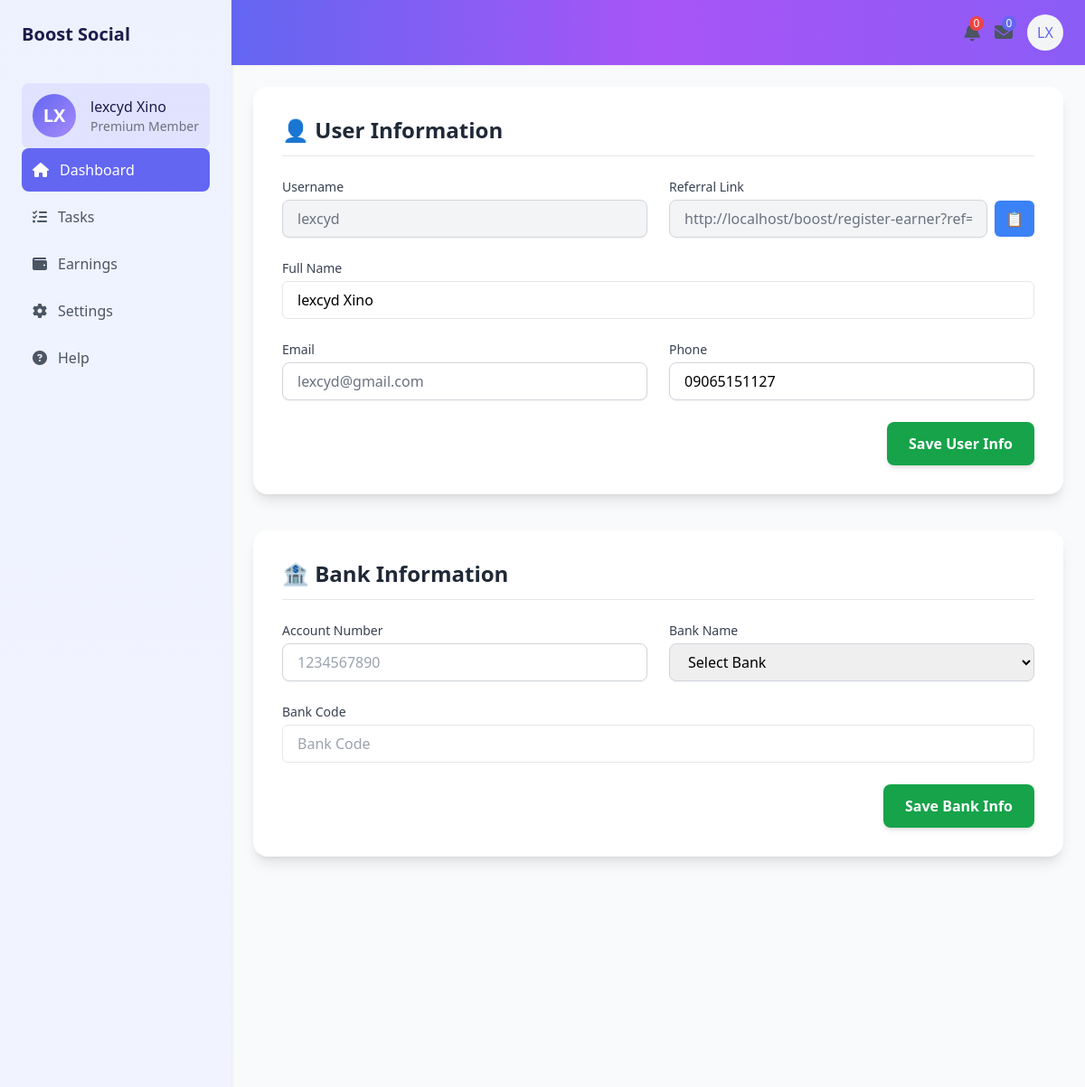
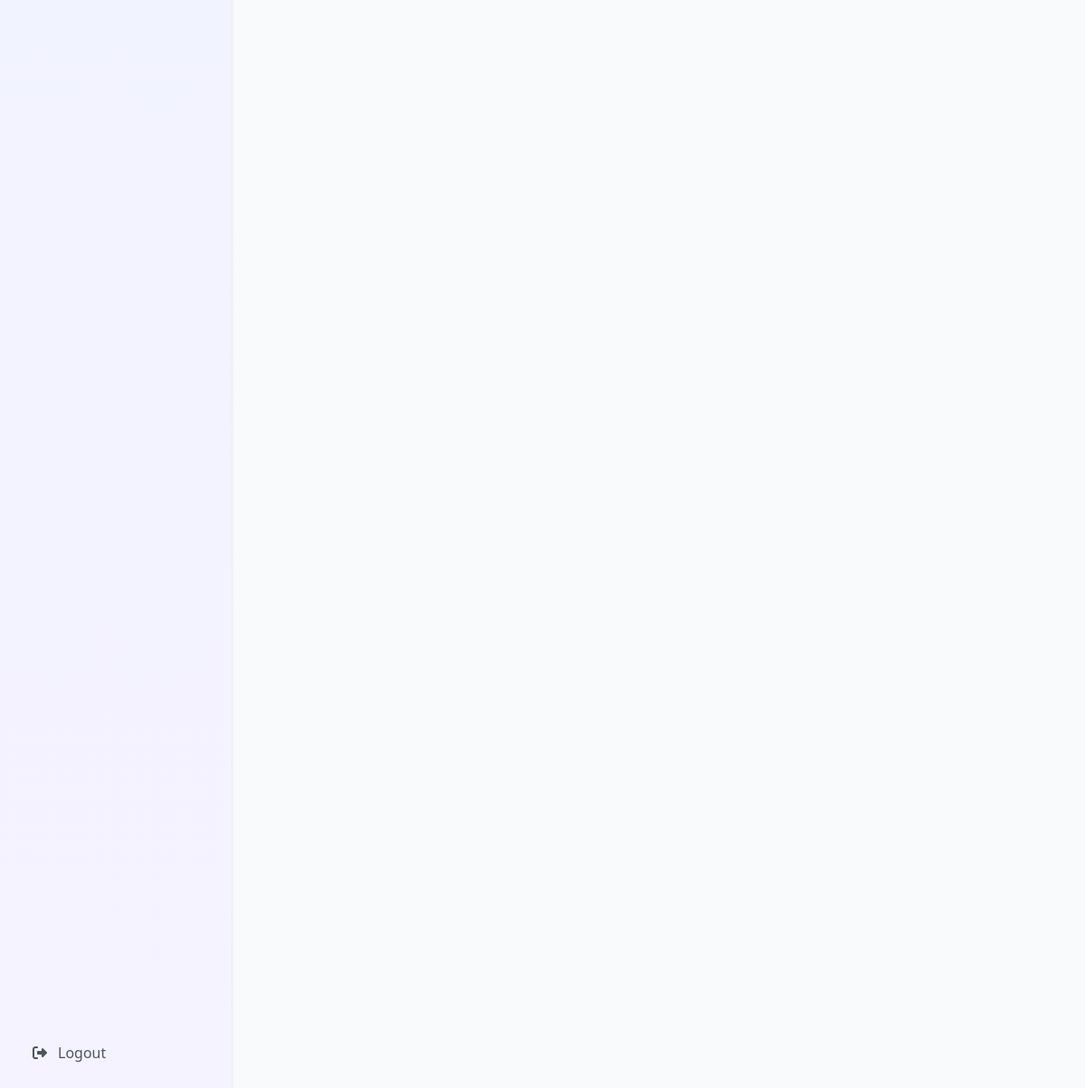
The app's page /earner-settings.php (signed in) with its own data (2 pictures, top to bottom).
### tables this page shows
CREATE TABLE IF NOT EXISTS `user` (
  `id` int NOT NULL AUTO_INCREMENT,
  `fullName` varchar(45) NOT NULL,
  `pass` varchar(35) NOT NULL,
  `userType` varchar(15) NOT NULL,
  `profilePicture` varchar(50) NOT NULL,
  `userName` varchar(15) NOT NULL,
  `email` varchar(50) NOT NULL,
  `phone` varchar(18) NOT NULL,
  `otp` int NOT NULL,
  `verifiedStatus` tinyint(1) NOT NULL DEFAULT '0',
  `resetToken` varchar(255) NOT NULL,
  PRIMARY KEY (`id`)
);

### method.php (called while the page is built, shortened)
<?php
function getInitials($string) {
    $words = explode(' ', trim($string));
    $initials = '';
    foreach ($words as $word) {
        if (!empty($word)) {
            $initials .= strtoupper($word[0]);
        }
    }
    return $initials;
}
?>

### earner-settings.php (the view, shortened to what this page needs)
<?php
    include_once 'method.php';
    $sqlUser = 'SELECT * FROM user  WHERE id = :id LIMIT 1';
    $stmtUser = $pdo->prepare($sqlUser);
    $stmtUser->execute(['id' => $_SESSION['id']]);
    $rowUser = $stmtUser->fetch();
    $sqlwallet = 'SELECT * FROM earnerwallet  WHERE userId = :id LIMIT 1';
    $stmtWallet = $pdo->prepare($sqlwallet);
    $stmtWallet->execute(['id' => $_SESSION['id']]);
    $rowWallet = $stmtWallet->fetch();
?>
<!DOCTYPE html>
<html lang="en">
<head>
    <script src="https://cdn.tailwindcss.com"></script>
    <link rel="stylesheet" href="https://cdnjs.cloudflare.com/ajax/libs/font-awesome/6.4.0/css/all.min.css">
</head>
<body class="bg-gray-50">
    <div class="flex min-h-screen">
        <div class="sidebar w-64 bg-gradient-to-b from-indigo-50 to-violet-50 shadow-md">
            <div class="p-6">
                <div style="float:right;">
                    <div class="flex items-center justify-between ml-auto">
                        <h1 class="text-xl font-bold text-dark">Boost Social</h1>
                    </div>
                    <div class="mt-10">
                        <div class="flex items-center space-x-4 p-3 bg-primary/10 rounded-lg ml-auto">
                            <div class="w-12 h-12 rounded-full gradient-bg flex items-center justify-center text-white">
                                <span
                                    class="text-xl font-semibold"><?php echo getInitials($rowUser -> fullName) ?></span>
                            </div>
                            <div>
                                <p class="font-medium text-dark"><?php echo $rowUser -> fullName ?></p>
                                <p class="text-sm text-gray-500">Premium Member</p>
                            </div>
                        </div>
                    </div>
                </div>
                <nav class="mt-10">
                    <div class="space-y-1">
                        <a href="earner" class="flex items-center space-x-3 p-3 rounded-lg bg-primary text-white">
                            <i class="fas fa-home"></i>
                            <span>Dashboard</span>
                        </a>
                        <a href="task"
                            class="flex items-center space-x-3 p-3 rounded-lg text-gray-600 hover:bg-primary/10 hover:text-primary">
                            <i class="fas fa-tasks"></i>
                            <span>Tasks</span>
                        </a>
                        <a href="earnings"
                            class="flex items-center space-x-3 p-3 rounded-lg text-gray-600 hover:bg-primary/10 hover:text-primary">
                            <i class="fas fa-wallet"></i>
                            <span>Earnings</span>
                        </a>
                        <a href="earner-settings"
                            class="flex items-center space-x-3 p-3 rounded-lg text-gray-600 hover:bg-primary/10 hover:text-primary">
                            <i class="fas fa-cog"></i>
                            <span>Settings</span>
                        </a>
                        <a href="help"
                            class="flex items-center space-x-3 p-3 rounded-lg text-gray-600 hover:bg-primary/10 hover:text-primary">
                            <i class="fas fa-question-circle"></i>
                            <span>Help</span>
                        </a>
                    </div>
                </nav>
            </div>
            <div class="absolute bottom-0 left-0 right-0 p-6">
                <button
                    class="w-full flex items-center space-x-3 p-3 rounded-lg text-gray-600 hover:bg-primary/10 hover:text-primary"
                    onclick="window.location.href='logout';">
                    <i class="fas fa-sign-out-alt"></i>
                    <span>Logout</span>
                </button>
            </div>
        </div>
        <div class="flex-1">
            <header class="bg-gradient-to-r from-indigo-500 via-purple-500 to-violet-500 shadow-sm">
                <div class="px-6 py-4 flex items-center justify-between">
                    <div class="flex items-center space-x-4 ml-auto">
                        <div class="relative">
                            <button class="text-gray-600 hover:text-primary">
                                <i class="fas fa-bell text-xl"></i>
                                <span
                                    class="absolute -top-1 -right-1 w-4 h-4 flex items-center justify-center bg-red-500 text-white text-xs rounded-full">0</span>
                            </button>
                        </div>
                        <div class="relative">
                            <button class="text-gray-600 hover:text-primary">
                                <i class="fas fa-envelope text-xl"></i>
                                <span
                                    class="absolute -top-1 -right-1 w-4 h-4 flex items-center justify-center bg-primary text-white text-xs rounded-full">0</span>
                            </button>
                        </div>
                        <button
                            class="w-10 h-10 rounded-full bg-gray-100 text-primary flex items-center justify-center">
                            <?php echo getInitials($rowUser -> fullName) ?>
                        </button>
                    </div>
                </div>
            </header>
            <main class="p-6">
                <div class="max-w-5xl mx-auto space-y-10">
                    <form class="bg-white shadow-lg rounded-2xl p-8" method="POST">
                        <h2 class="text-xl md:text-2xl font-semibold text-gray-800 mb-6 border-b pb-3">👤 User
                            Information</h2>
                        <div class="grid grid-cols-1 md:grid-cols-2 gap-6">
                            <div>
                                <label class="block text-sm font-medium text-gray-700 mb-1">Username</label>
                                <input type="text" readonly value="<?php echo $rowUser -> userName ?>"
                                    class="w-full rounded-lg border border-gray-300 bg-gray-100 text-gray-500 px-4 py-2 shadow-sm" />
                            </div>
                            <div x-data="{
        referral: 'http://localhost/boost/register-earner?ref=<?php echo $rowUser->userName ?>',
        copied: false
    }">
                                <label class="block text-sm font-medium text-gray-700 mb-1">Referral Link</label>
                                <div class="flex items-center space-x-2">
                                    <input type="text" readonly :value="referral"
                                        class="w-full rounded-lg border border-gray-300 bg-gray-100 text-gray-500 px-4 py-2 shadow-sm" />
                                    <button type="button" @click="
                navigator.clipboard.writeText(referral);
                copied = true;
                setTimeout(() => copied = false, 3000);
            " class="bg-blue-500 hover:bg-blue-600 text-white px-3 py-2 rounded-md">
                                        📋
                                    </button>
                                </div>
                            </div>
                            <div class="md:col-span-2">
                                <label class="block text-gray-700 text-sm mb-1">Full Name</label>
                                <input type="text" placeholder="full name" name="fullName"
                                    value="<?php echo $rowUser -> fullName ?>"
                                    class="w-full px-4 py-2 border rounded-md focus:outline-none focus:ring focus:ring-blue-300" />
                            </div>
                            <div>
                                <label class="block text-sm font-medium text-gray-700 mb-1">Email</label>
                                <input type="email" name="email" value="<?php echo $rowUser -> email ?>"
                                    class="w-full rounded-lg border border-gray-300  text-gray-500 px-4 py-2 shadow-sm focus:outline-none focus:ring-2 focus:ring-blue-500" />
                            </div>
                            <div>
                                <label class="block text-sm font-medium text-gray-700 mb-1">Phone</label>
                                <input type="tel" placeholder="+1 555-123-4567" name="phone"
                                    value="<?php echo $rowUser -> phone ?>"
                                    class="w-full rounded-lg border border-gray-300 px-4 py-2 shadow-sm focus:outline-none focus:ring-2 focus:ring-blue-500" />
                            </div>
                        </div>
                        <div class="mt-6 text-right">
                            <button type="submit" name="submit"
                                class="bg-green-600 hover:bg-green-700 text-white font-semibold px-6 py-3 rounded-lg shadow-md">
                                Save User Info
                            </button>
                        </div>
                    </form>
                    <form class="bg-white shadow-lg rounded-2xl p-8" method="POST">
                        <h2 class="text-xl md:text-2xl font-semibold text-gray-800 mb-6 border-b pb-3">🏦 Bank
                            Information</h2>
                        <div style="position:relative; z-index:600" class="grid grid-cols-1 md:grid-cols-2 gap-6">
                            <div>
                                <label class="block text-sm font-medium text-gray-700 mb-1">Account Number</label>
                                <input type="text" placeholder="1234567890" name="accountNumber"
                                    value="<?php echo $rowWallet -> accountNumber ?>"
                                    class="w-full rounded-lg border border-gray-300 px-4 py-2 shadow-sm focus:outline-none focus:ring-2 focus:ring-blue-500" />
                            </div>
                            <div>
                                <label class="block text-sm font-medium text-gray-700 mb-1">Bank Name</label>
                                <?php
                                    $bankName = !empty($rowWallet -> bankName) ? $rowWallet -> bankName : '';
                                ?>
                                <select name="bankName"
                                    class="w-full rounded-lg border border-gray-300 px-4 py-2 shadow-sm focus:outline-none focus:ring-2 focus:ring-blue-500">
                                    <option disabled <?= $bankName == '' ? 'selected' : '' ?>>Select Bank</option>
                                </select>
                            </div>
                        </div>
                        <div class="md:col-span-2 mt-6">
                            <label class="block text-gray-700 text-sm mb-1">Bank Code</label>
                            <input type="text" placeholder="Bank Code" name="bankCode"
                                value="<?php echo $rowWallet -> bankCode ?>"
                                class="w-full px-4 py-2 border rounded-md focus:outline-none focus:ring focus:ring-blue-300" />
                        </div>
                        <div class="mt-6 text-right">
                            <button type="submit" name="submitBank"
                                class="bg-green-600 hover:bg-green-700 text-white font-semibold px-6 py-3 rounded-lg shadow-md">
                                Save Bank Info
                            </button>
                        </div>
                    </form>
                </div>
            </main>
        </div>
    </div>
</body>
</html>

### earner-settings.php (style rules this page uses)
.gradient-bg { background: linear-gradient(135deg, #6366f1 0%, #a78bfa 100%); }
.sidebar { transition: all 0.3s ease; }

### records on screen
user: fullName "LX", fullName "lexcyd Xino", userName "lexcyd", email "lexcyd@gmail.com", phone "09065151127"
